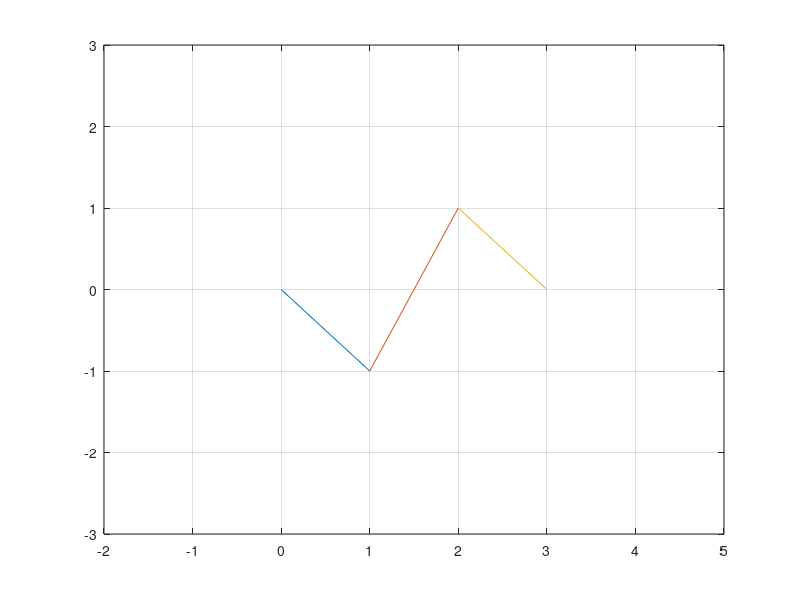

Reproduce this figure in MATLAB.
clear all;
clc;
t1 = 0:1;
t2 = 1:2;
t3 = 2:3;
y1 = -t1;
y2 = 2*t2 -3;
y3 = -t3 + 3;

figure()
plot(t1,y1)
hold on
plot(t2,y2)
hold on
plot(t3,y3)
grid on
ylim([-3 3])
xlim([-2 5])